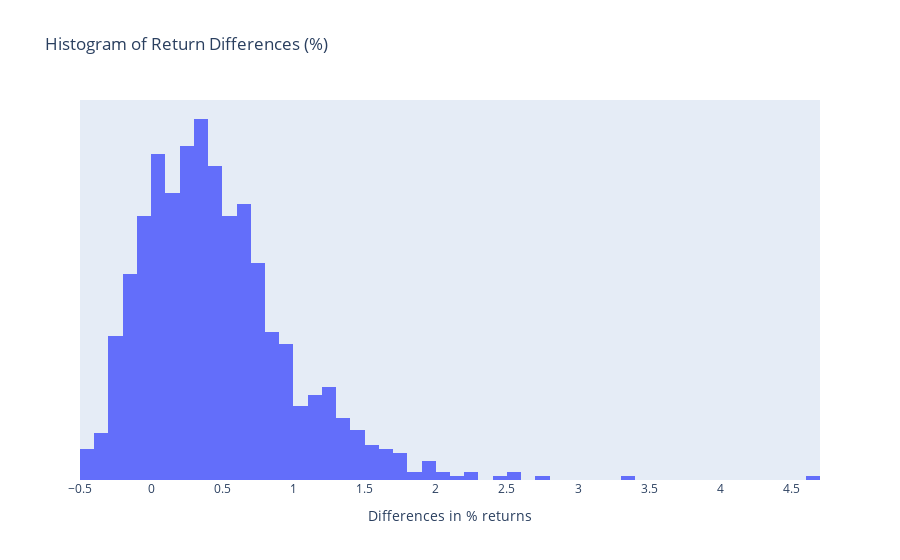

The code cell stored with this chart in its notebook:
### Code cell
fig = px.histogram(sim, nbins=100, title="Histogram of Return Differences (%)", labels={"value":"Differences in % returns"})
fig.update_layout(showlegend=False).update_yaxes(visible=False, showticklabels=False).update_xaxes(nticks=20)
fig.show()

### Figure 1 — Plotly figure (JSON) as saved in the notebook; plotly's stock layout.template omitted (floating-point values rounded to 4 significant figures; data arrays with more than 128 entries replaced by an {"elided": "..."} marker saying what was removed)
{"data": [{"alignmentgroup": "True", "bingroup": "x", "hovertemplate": "variable=0<br>Differences in % returns=%{x}<br>count=%{y}<extra></extra>", "legendgroup": "0", "marker": {"color": "#636efa"}, "name": "0", "nbinsx": 100, "offsetgroup": "0", "orientation": "v", "showlegend": true, "type": "histogram", "x": {"elided": "1000 float values"}, "xaxis": "x", "yaxis": "y"}], "layout": {"barmode": "relative", "legend": {"title": {"text": "variable"}, "tracegroupgap": 0}, "showlegend": false, "title": {"text": "Histogram of Return Differences (%)"}, "xaxis": {"anchor": "y", "domain": [0, 1], "nticks": 20, "title": {"text": "Differences in % returns"}}, "yaxis": {"anchor": "x", "domain": [0, 1], "showticklabels": false, "title": {"text": "count"}, "visible": false}}}
